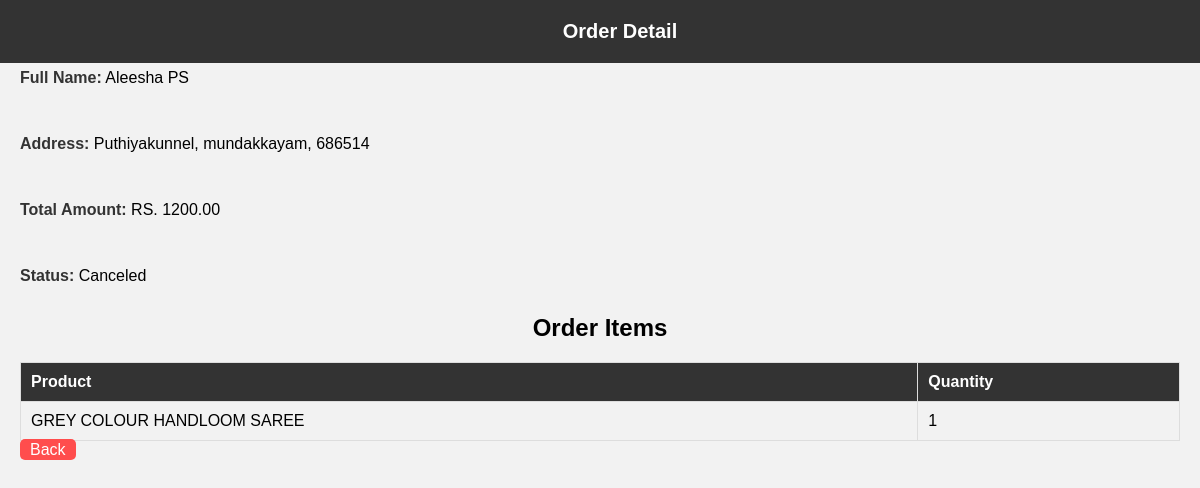
The page /adminordersiteam/2/ (signed in) on the database its author committed.
### saree/models.py (models this page shows, shortened)
class Order(models.Model):
    STATUS_CHOICES = [
        ('processing', 'Processing'),
        ('out_for_delivery', 'Out for Delivery'),
        ('shipped', 'Shipped'),
        ('delivered', 'Delivered'),
        ('canceled', 'Canceled'),
    ]
    user = models.ForeignKey(User, on_delete=models.CASCADE, default=False)
    fullname = models.CharField(max_length=255)
    address = models.CharField(max_length=255)
    city = models.CharField(max_length=100)
    postal_code = models.CharField(max_length=10)
    phone_number= models.CharField(max_length=13,default='')
    total_amount = models.DecimalField(max_digits=10, decimal_places=2)
    status = models.CharField(max_length=20, choices=STATUS_CHOICES, default='processing')
    created_at = models.DateTimeField(auto_now_add=True)

class OrderItem(models.Model):
    order = models.ForeignKey(Order, related_name='items', on_delete=models.CASCADE)
    product = models.ForeignKey(Product, on_delete=models.CASCADE)
    quantity = models.PositiveIntegerField()

class Product(models.Model):
    name = models.CharField(max_length=255, unique=True)
    description = models.TextField()
    price = models.DecimalField(max_digits=10, decimal_places=2)
    image = models.ImageField(upload_to='productimages/')
    is_active = models.BooleanField(default=True)
    quantity = models.IntegerField(default=0)
    reorderlevel = models.IntegerField(default=0)
    category = models.CharField(max_length=100, default='Uncategorized')
    created_at = models.DateTimeField(auto_now_add=True)

### saree/views.py (the view)
# urls.py: path('adminordersiteam/<int:order_id>/', views.order_detail_view, name='order_detail'),
@login_required
def order_detail_view(request, order_id):
    order = Order.objects.get(id=order_id)
    items = order.items.all()
    context = {'order': order, 'items': items}
    return render(request, 'order_detail.html', context)

### saree/templates/order_detail.html (shortened to what this page needs)
<!DOCTYPE html>
<html lang="en">
<head>
</head>
<body>
    <nav>
    <div class="header">
        <a href="#" class="#">Order Detail</a>
      </div>
    </nav>
    <p><strong>Full Name:</strong> {{ order.fullname }}</p>
    <p><strong>Address:</strong> {{ order.address }}, {{ order.city }}, {{ order.postal_code }}</p>
    <p><strong>Total Amount:</strong> RS. {{ order.total_amount }}</p>
    <p><strong>Status:</strong> {{ order.get_status_display }}</p>
    <h2>Order Items</h2>
    <table border="1">
        <thead>
            <tr>
                <th>Product</th>
                <th>Quantity</th>
            </tr>
        </thead>
        <tbody>
            {% for item in items %}
            <tr>
                <td>{{ item.product.name }}</td>
                <td>{{ item.quantity }}</td>
            </tr>
            {% endfor %}
        </tbody>
    </table>
    <a href="{% url 'index' %}" class="delete-btn" style="margin-top: 20px;">Back</a>
</body>
</html>

### saree/templates/order_detail.html (style rules this page uses)
body { font-family: Arial, sans-serif; background-color: #f2f2f2; margin: 0; padding: 20px; }
h2 { margin-top: 30px; text-align: center; font-weight: bold; }
table { width: 100%; border-collapse: collapse; margin-top: 20px; }
th, td { padding: 10px; text-align: left; border: 1px solid #ddd; }
thead { background-color: #333; color: #fff; }
p { margin-top: 50px; line-height: 1; }
strong { font-weight: bold; color: #333; }
nav .header { position: fixed; top: 0; left: 0; width: 100%; background-color: #333; color: #fff; padding: 20px 20px; text-align: center; margin-bottom: 20px; }
nav .header a { color: #fff; text-decoration: none; font-weight: bold; font-size: 20px; }
.delete-btn { padding: 2px 10px; background-color: #ff4d4d; color: #fff; text-decoration: none; border-radius: 5px; margin-left: auto; }

### rows shown on the page
Order: fullname "Aleesha PS", address "Puthiyakunnel", city "mundakkayam", postal_code "686514", total_amount "1200.00", status "Canceled"
OrderItem: product.name "GREY COLOUR HANDLOOM SAREE", quantity "1"
